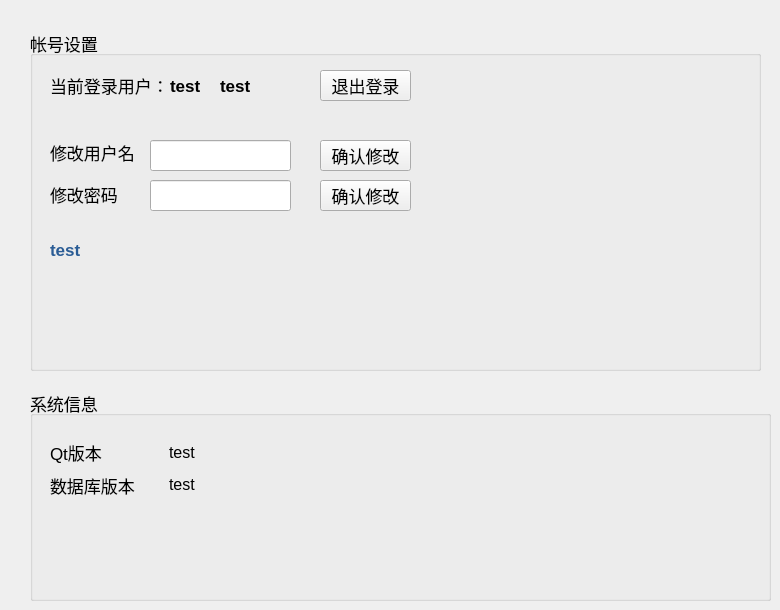
    <widget class="QWidget" name="tab_system">
     <property name="maximumSize">
      <size>
       <width>802</width>
       <height>650</height>
      </size>
     </property>
     <attribute name="title">
      <string>Tab 4</string>
     </attribute>
     <widget class="QGroupBox" name="groupBox">
      <property name="geometry">
       <rect>
        <x>30</x>
        <y>390</y>
        <width>741</width>
        <height>211</height>
       </rect>
      </property>
      <property name="font">
       <font>
        <family>Microsoft YaHei UI</family>
        <pointsize>13</pointsize>
       </font>
      </property>
      <property name="title">
       <string>系统信息</string>
      </property>
      <widget class="QLabel" name="databaseVersionText">
       <property name="geometry">
        <rect>
         <x>139</x>
         <y>85</y>
         <width>571</width>
         <height>91</height>
        </rect>
       </property>
       <property name="font">
        <font>
         <family>Microsoft YaHei UI</family>
         <pointsize>12</pointsize>
        </font>
       </property>
       <property name="layoutDirection">
        <enum>Qt::RightToLeft</enum>
       </property>
       <property name="text">
        <string>test</string>
       </property>
       <property name="alignment">
        <set>Qt::AlignLeading|Qt::AlignLeft|Qt::AlignTop</set>
       </property>
      </widget>
      <widget class="QLabel" name="label">
       <property name="geometry">
        <rect>
         <x>20</x>
         <y>83</y>
         <width>101</width>
         <height>25</height>
        </rect>
       </property>
       <property name="font">
        <font>
         <family>Microsoft YaHei UI</family>
         <pointsize>13</pointsize>
         <weight>50</weight>
         <bold>false</bold>
        </font>
       </property>
       <property name="text">
        <string>数据库版本</string>
       </property>
      </widget>
      <widget class="QWidget" name="layoutWidget">
       <property name="geometry">
        <rect>
         <x>20</x>
         <y>50</y>
         <width>231</width>
         <height>25</height>
        </rect>
       </property>
       <layout class="QHBoxLayout" name="horizontalLayout">
        <item>
         <widget class="QLabel" name="label_2">
          <property name="font">
           <font>
            <family>Microsoft YaHei UI</family>
            <pointsize>13</pointsize>
            <weight>50</weight>
            <bold>false</bold>
           </font>
          </property>
          <property name="text">
           <string>Qt版本</string>
          </property>
         </widget>
        </item>
        <item>
         <widget class="QLabel" name="graphicVersionText">
          <property name="font">
           <font>
            <family>Microsoft YaHei UI</family>
            <pointsize>12</pointsize>
           </font>
          </property>
          <property name="layoutDirection">
           <enum>Qt::RightToLeft</enum>
          </property>
          <property name="text">
           <string>test</string>
          </property>
         </widget>
        </item>
       </layout>
      </widget>
     </widget>
     <widget class="QGroupBox" name="groupBox_2">
      <property name="geometry">
       <rect>
        <x>30</x>
        <y>30</y>
        <width>731</width>
        <height>341</height>
       </rect>
      </property>
      <property name="font">
       <font>
        <family>Microsoft YaHei UI</family>
        <pointsize>13</pointsize>
       </font>
      </property>
      <property name="title">
       <string>帐号设置</string>
      </property>
      <widget class="QLabel" name="label_3">
       <property name="geometry">
        <rect>
         <x>20</x>
         <y>40</y>
         <width>121</width>
         <height>31</height>
        </rect>
       </property>
       <property name="text">
        <string>当前登录用户：</string>
       </property>
      </widget>
      <widget class="QLabel" name="label_5">
       <property name="geometry">
        <rect>
         <x>20</x>
         <y>110</y>
         <width>91</width>
         <height>25</height>
        </rect>
       </property>
       <property name="text">
        <string>修改用户名</string>
       </property>
      </widget>
      <widget class="QLabel" name="label_6">
       <property name="geometry">
        <rect>
         <x>20</x>
         <y>152</y>
         <width>91</width>
         <height>25</height>
        </rect>
       </property>
       <property name="text">
        <string>修改密码</string>
       </property>
      </widget>
      <widget class="QLabel" name="userIdLabel">
       <property name="geometry">
        <rect>
         <x>140</x>
         <y>40</y>
         <width>41</width>
         <height>31</height>
        </rect>
       </property>
       <property name="font">
        <font>
         <family>Microsoft YaHei UI</family>
         <pointsize>13</pointsize>
         <weight>75</weight>
         <bold>true</bold>
        </font>
       </property>
       <property name="text">
        <string>test</string>
       </property>
      </widget>
      <widget class="QLabel" name="userNameLabel">
       <property name="geometry">
        <rect>
         <x>190</x>
         <y>40</y>
         <width>71</width>
         <height>31</height>
        </rect>
       </property>
       <property name="font">
        <font>
         <family>Microsoft YaHei UI</family>
         <pointsize>13</pointsize>
         <weight>75</weight>
         <bold>true</bold>
        </font>
       </property>
       <property name="text">
        <string>test</string>
       </property>
      </widget>
      <widget class="QLineEdit" name="updateUserNameText">
       <property name="geometry">
        <rect>
         <x>120</x>
         <y>110</y>
         <width>141</width>
         <height>31</height>
        </rect>
       </property>
      </widget>
      <widget class="QLineEdit" name="updateUserPasswdText">
       <property name="geometry">
        <rect>
         <x>120</x>
         <y>150</y>
         <width>141</width>
         <height>31</height>
        </rect>
       </property>
      </widget>
      <widget class="QPushButton" name="updateUserPasswordExec">
       <property name="geometry">
        <rect>
         <x>290</x>
         <y>150</y>
         <width>91</width>
         <height>31</height>
        </rect>
       </property>
       <property name="cursor">
        <cursorShape>PointingHandCursor</cursorShape>
       </property>
       <property name="text">
        <string>确认修改</string>
       </property>
      </widget>
      <widget class="QLabel" name="updateInfoShow">
       <property name="geometry">
        <rect>
         <x>20</x>
         <y>210</y>
         <width>381</width>
         <height>141</height>
        </rect>
       </property>
       <property name="font">
        <font>
         <family>Microsoft YaHei UI</family>
         <pointsize>13</pointsize>
         <weight>75</weight>
         <bold>true</bold>
        </font>
       </property>
       <property name="styleSheet">
        <string notr="true">color:#2a5c95</string>
       </property>
       <property name="text">
        <string>test</string>
       </property>
       <property name="alignment">
        <set>Qt::AlignLeading|Qt::AlignLeft|Qt::AlignTop</set>
       </property>
      </widget>
      <widget class="QPushButton" name="updateUserNameExec">
       <property name="geometry">
        <rect>
         <x>290</x>
         <y>110</y>
         <width>91</width>
         <height>31</height>
        </rect>
       </property>
       <property name="cursor">
        <cursorShape>PointingHandCursor</cursorShape>
       </property>
       <property name="text">
        <string>确认修改</string>
       </property>
      </widget>
      <widget class="QPushButton" name="exitLoginExec">
       <property name="geometry">
        <rect>
         <x>290</x>
         <y>40</y>
         <width>91</width>
         <height>31</height>
        </rect>
       </property>
       <property name="cursor">
        <cursorShape>PointingHandCursor</cursorShape>
       </property>
       <property name="text">
        <string>退出登录</string>
       </property>
      </widget>
     </widget>
    </widget>
